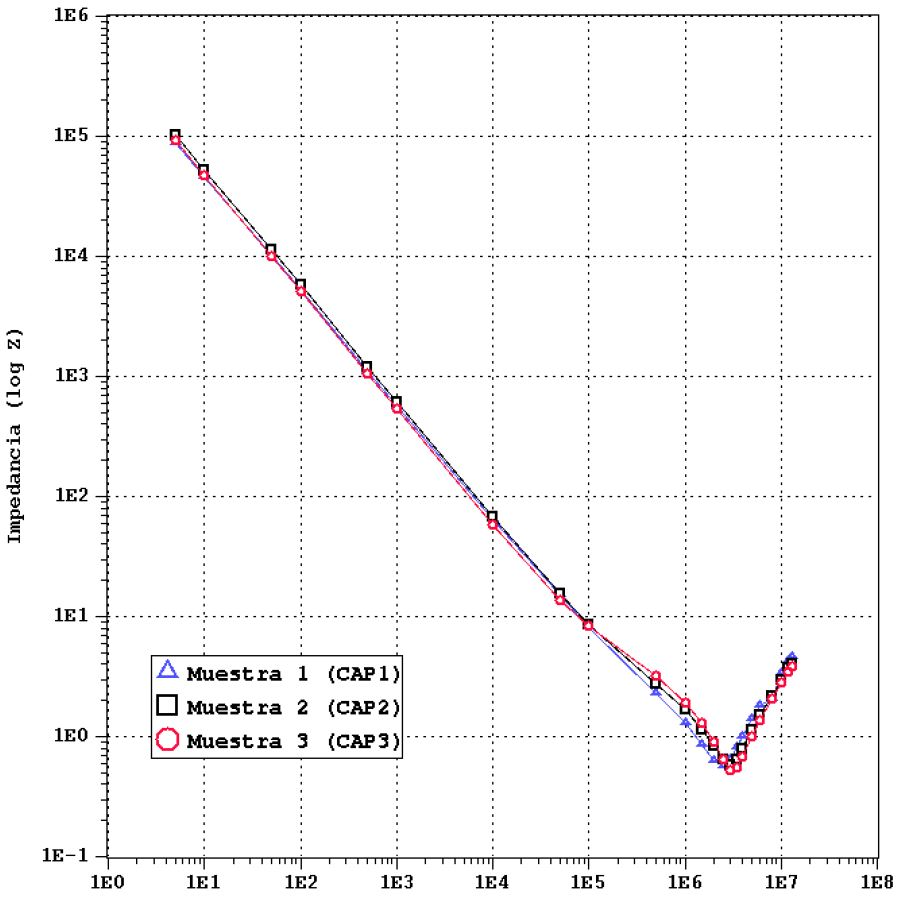
#> input picture Phisic_Desing/Capacitor/img/cap.JPG, 902 x 898 px
$ python cap.py
#> lines starting #> are read from the running program, lines starting #| are printed output that depends on the picture; after the words box and inside, x2 and y2 are one past the last pixel; in counts of white or black regions, pixels touching at a corner belong together
import cv2
import numpy as np
from matplotlib import pyplot as plt
frame = cv2.imread('img//cap.JPG', 1)
#> frame is the input picture: shape (898, 902, 3); mean B, G, R 247.2, 246.8, 247.5

hsv = cv2.cvtColor(frame, cv2.COLOR_BGR2HSV)
#> hsv: shape (898, 902, 3); mean H, S, V 4.3, 1.6, 247.8

# Threshold of blue in HSV space
lower_blue = np.array([60, 35, 140])
upper_blue = np.array([180, 255, 255])


mask = cv2.inRange(hsv, lower_blue, upper_blue)
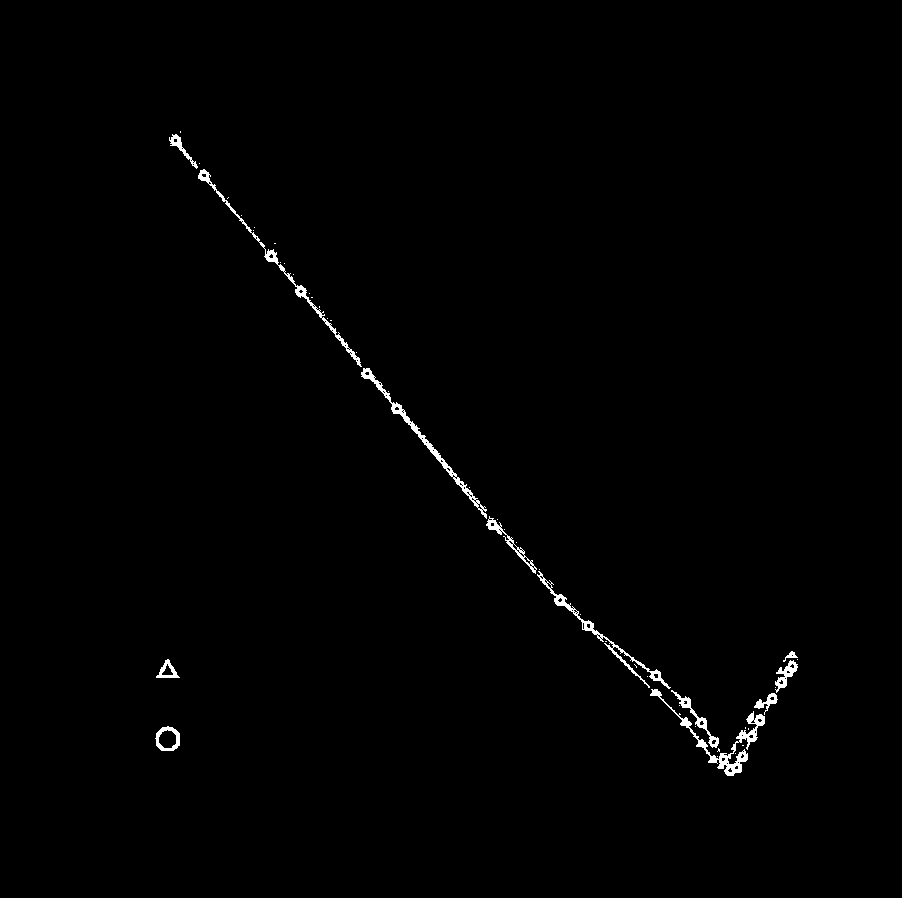
#> mask: shape (898, 902); 0.72% white; 48 white regions (36 under 20 px), largest, box (x1, y1, x2, y2) and area: (650, 689, 765, 776) 1166, (361, 368, 487, 519) 959, (198, 169, 362, 367) 937
result = cv2.bitwise_and(frame, frame, mask=mask)

cv2.imshow('frame', frame)
cv2.imshow('mask', mask)
cv2.imshow('result', result)
cv2.waitKey(0)
